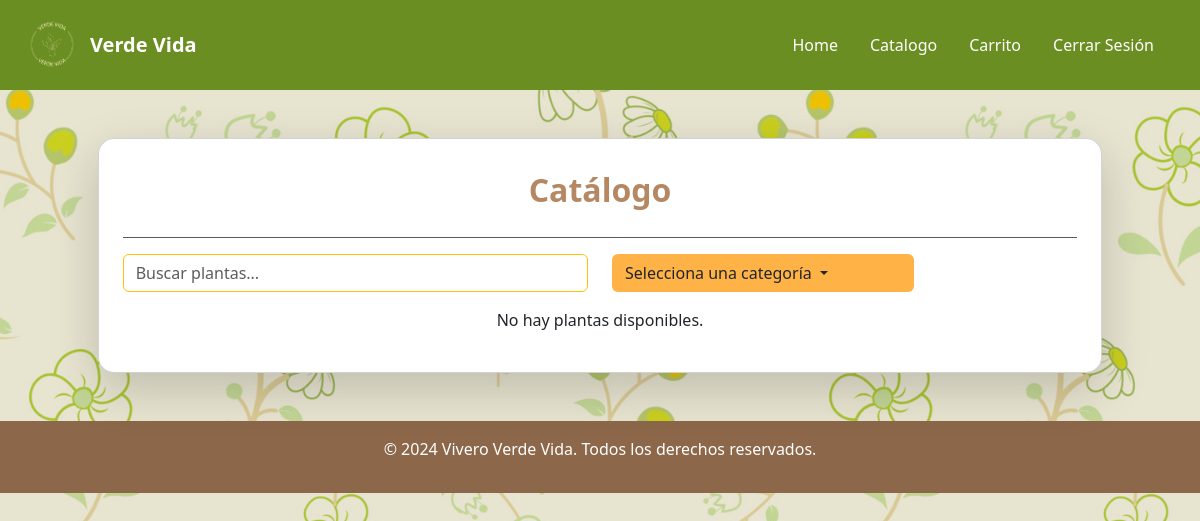
The page /inventory/catalogoPlantas/ (signed in) on the database as committed earlier.
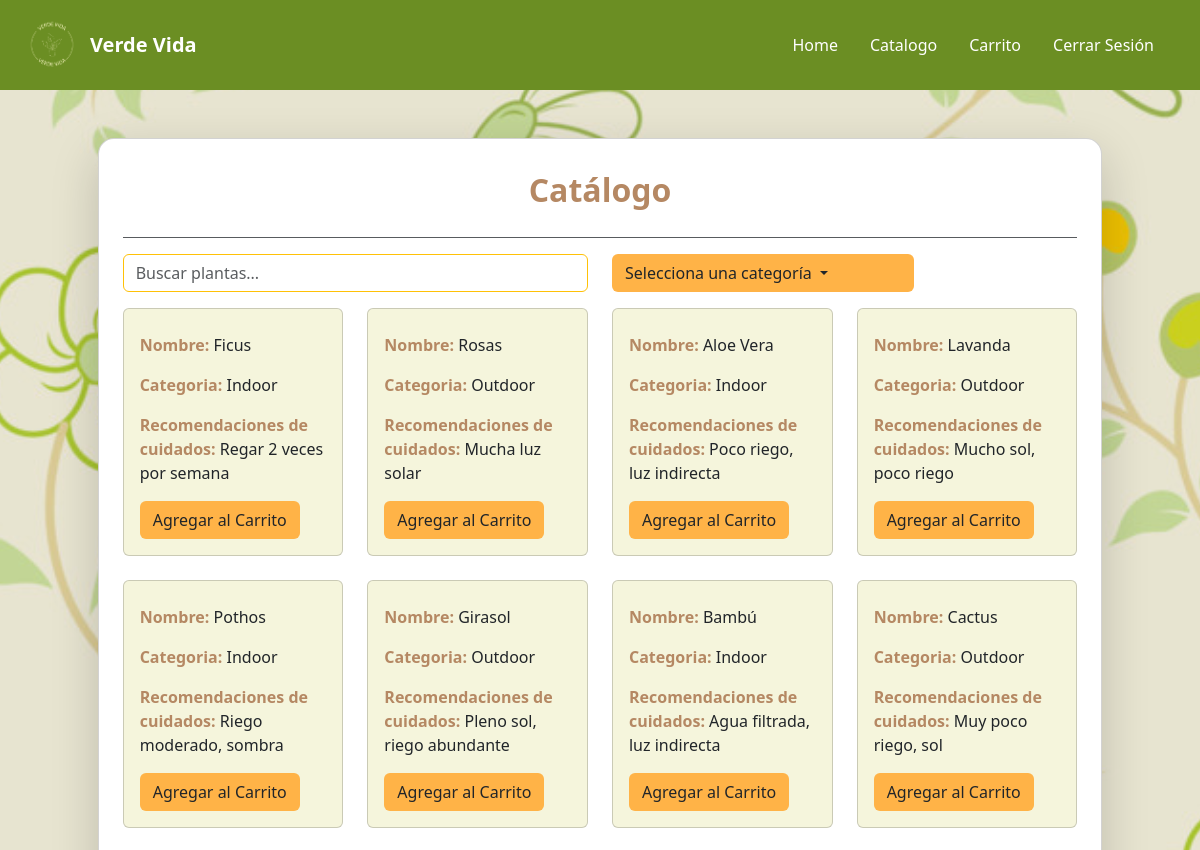
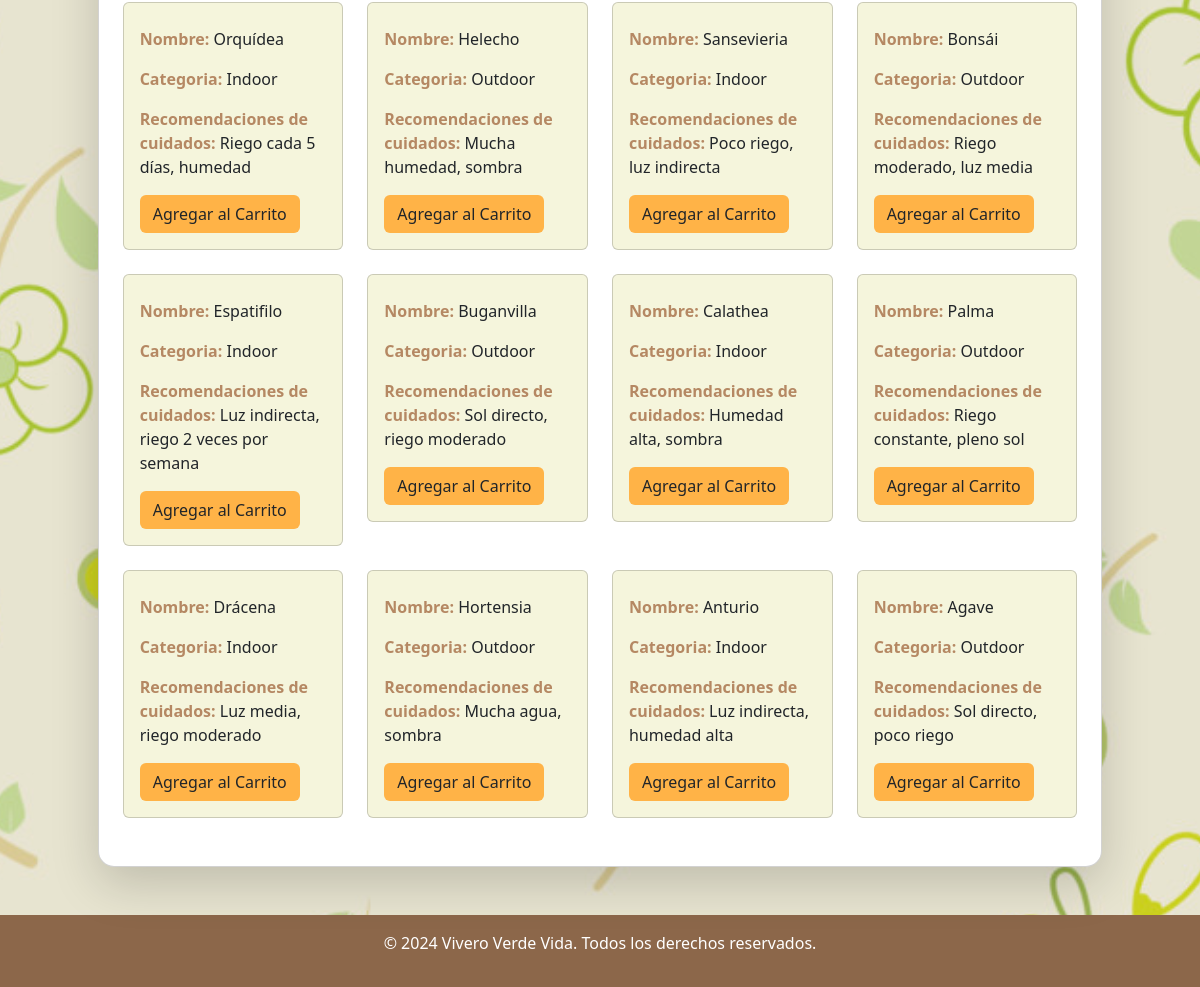
The same page on the database as committed later (2 pictures, top to bottom).
### Inventory/models.py (models this page shows, shortened)
class Plant(models.Model):
    plant_id = models.AutoField(primary_key=True, verbose_name="Id")
    category_id = models.ForeignKey(Categorie, on_delete=models.CASCADE, verbose_name='Categorie')
    plant_name = models.CharField(max_length=30, verbose_name="Plant Name")
    care = models.CharField(max_length=1000, verbose_name="Care")
    price = models.IntegerField(validators=[MinValueValidator(0)], verbose_name="Price")
    stock = models.IntegerField(validators=[MinValueValidator(0)], verbose_name="Stock")

class Categorie(models.Model):
    category_id = models.AutoField(primary_key=True, verbose_name="Id")
    category = models.CharField(max_length=30, verbose_name="Category")
    def __str__(self):
        return self.category

### Inventory/views.py (the view)
# urls.py: path('catalogoPlantas/', views.catalogoPlantas, name='catalogoPlantas'),
@login_required
def catalogoPlantas(request):
    plants = Plant.objects.all()
    categories = Categorie.objects.all()
    return render(request, 'Catalogo/catalogoPlantas.html', {'plants': plants, 'categories': categories})

### Inventory/templates/Catalogo/catalogoPlantas.html (shortened to what this page needs)
{% extends 'base.html' %}
{% load static %}
{% block content %}
<div class="container-fluid d-flex justify-content-center align-items-center min-vh-120 px-3">
    <div class="card shadow-lg rounded-4 p-4 m-4 col-lg-11 col-md-10 col-sm-12" style="background-color:white;">
        <h2 class="text-center fw-bold mt-2 mb-4" style="color: #b58863;">Catálogo</h2>
        <hr class="border-1 opacity-75 mt-1">
         <div class="row mb-3 align-items-center">
            <div class="col-md-6">
                <form method="GET" action="{% url 'catalogoBuscar' %}">
                    <input type="text" class="form-control border-warning" name="buscarPlanta"
                        placeholder="Buscar plantas..." value="{{ query|default:'' }}">
                </form>
            </div>
            <div class="col-md-4">
                <div class="dropdown w-100">
                    <button type="button" class="btn dropdown-toggle w-100 text-start"
                            style="background-color: rgb(255,179,71);"
                            data-bs-toggle="dropdown"
                            aria-expanded="false"
                            id="categoryDropdown">
                        {% if categoria %}
                            {{ categoria.category }}
                        {% else %}
                            Selecciona una categoría
                        {% endif %}
                    </button>
                </div>
            </div>
        </div>
        <div class="row">
            {% for planta in plants %}
            <div class="col-lg-3 col-md-4 col-sm-6 mb-4">
                <div class="card" style="background-color:#f5f5dc;">
                    <div class="card-body">
                        <p class="card-text">
                            <span class="fw-bold" style="color: #b58863;">Nombre:</span> {{ planta.plant_name }}
                        </p>
                        <p class="card-text">
                            <span class="fw-bold" style="color: #b58863;">Categoria:</span> {{ planta.category_id }}
                        </p>
                        <p class="card-text">
                            <span class="fw-bold" style="color: #b58863;">Recomendaciones de cuidados:</span> {{ planta.care }}
                        </p>
                        <a href="{% url 'add_to_cart' planta.plant_id %}" class="btn" style="background-color: rgb(255,179,71);">Agregar al Carrito</a>
                    </div>
                </div>
            </div>
            {% empty %}
            <p class="text-center">No hay plantas disponibles.</p>
            {% endfor %}
        </div>
{% endblock %}

Rows that differ between the two databases and show on the page:
added Plant: plant_name "Ficus", category_id "Indoor", care "Regar 2 veces por semana"
added Plant: plant_name "Rosas", category_id "Outdoor", care "Mucha luz solar"
added Plant: plant_name "Aloe Vera", category_id "Indoor", care "Poco riego, luz indirecta"
added Plant: plant_name "Lavanda", category_id "Outdoor", care "Mucho sol, poco riego"
added Plant: plant_name "Pothos", category_id "Indoor", care "Riego moderado, sombra"
added Plant: plant_name "Girasol", category_id "Outdoor", care "Pleno sol, riego abundante"
added Plant: plant_name "Bambú", category_id "Indoor", care "Agua filtrada, luz indirecta"
added Plant: plant_name "Cactus", category_id "Outdoor", care "Muy poco riego, sol"
added Plant: plant_name "Orquídea", category_id "Indoor", care "Riego cada 5 días, humedad"
added Plant: plant_name "Helecho", category_id "Outdoor", care "Mucha humedad, sombra"
added Plant: plant_name "Sansevieria", category_id "Indoor", care "Poco riego, luz indirecta"
added Plant: plant_name "Bonsái", category_id "Outdoor", care "Riego moderado, luz media"
added Plant: plant_name "Espatifilo", category_id "Indoor", care "Luz indirecta, riego 2 veces por semana"
added Plant: plant_name "Buganvilla", category_id "Outdoor", care "Sol directo, riego moderado"
added Plant: plant_name "Calathea", category_id "Indoor", care "Humedad alta, sombra"
added Plant: plant_name "Palma", category_id "Outdoor", care "Riego constante, pleno sol"
added Plant: plant_name "Drácena", category_id "Indoor", care "Luz media, riego moderado"
added Plant: plant_name "Hortensia", category_id "Outdoor", care "Mucha agua, sombra"
added Plant: plant_name "Anturio", category_id "Indoor", care "Luz indirecta, humedad alta"
added Plant: plant_name "Agave", category_id "Outdoor", care "Sol directo, poco riego"
Other text that changed with them:
text no longer shown: "No hay plantas disponibles."
